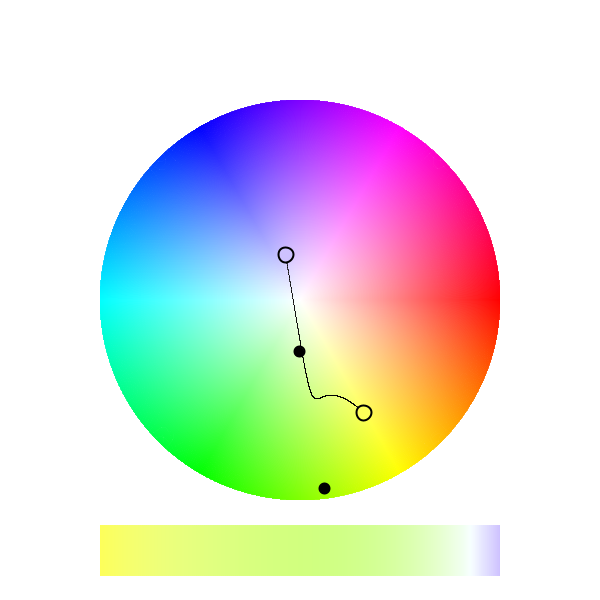
Frame 1 (no input)
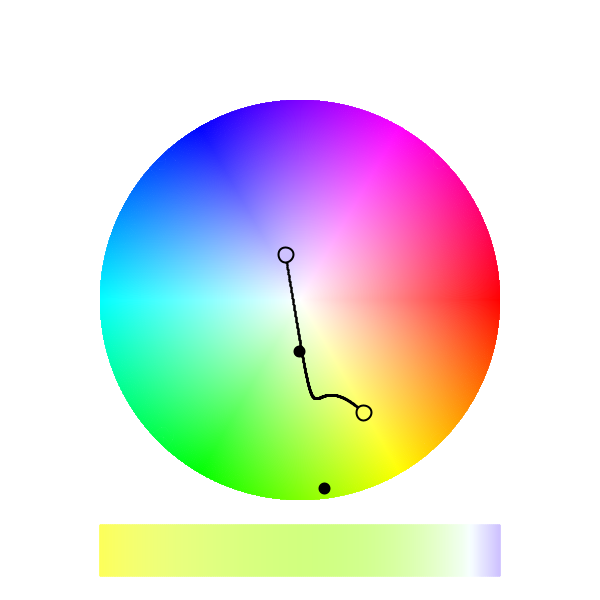
Frame 60 (the mouse pressed at the canvas centre just before this capture)
Frame 120 (the mouse held since frame 60 and released just before this capture): identical to frame 60, image omitted

The Processing sketch that drew these frames (run headless with seeded random() and noise(); from frame 60 on, the mouse is pressed at the canvas centre):

// Processing sketch: gradient_maker
// ── gradient_maker.pde
PVector[] v = new PVector[4];
float[] size = {15, 10, 10, 15};
PGraphics wheel;
int cooldown = 100;

boolean mouseDown = false;
int lastGrab = -1;

void setup() {
  size(600, 600);
  background(255);
  colorMode(HSB, 1.0);
  //noSmooth();

  for (int i = 0; i < v.length; i++) {
    v[i] = PVector.random2D().mult(random(0, 200)).add(300, 300);
  }

  wheel = createGraphics(400, 400);
  //wheel.noSmooth();
  wheel.smooth();
  wheel.beginDraw();
  wheel.colorMode(HSB, 1.0);

  float angle = 0;
  PVector center = new PVector(wheel.width/2, wheel.height/2);

  while (angle <= TAU) {

    PVector a = PVector.fromAngle(angle).mult(wheel.width/2).add(center);

    float r = 0;

    while (r <= wheel.width) {

      PVector p = PVector.lerp(center, a, r/wheel.width);

      wheel.stroke(angle/TAU, r/wheel.width, 1);
      wheel.point(p.x, p.y);

      r += 1;
    }

    angle += 1.0/wheel.width;
  }

  wheel.endDraw();
}


void draw() {
  cooldown--;
  int closest = 0;
  PVector mouse = new PVector(mouseX, mouseY);
  PVector center = new PVector(width/2, height/2);

  for (int i = 0; i < v.length; i++) {
    if (mouse.dist(v[i]) < mouse.dist(v[closest]))
      closest = i;
  }

  if (mouse.dist(v[closest]) > max(25, size[closest])) {
    closest = -1;
  } else if (mousePressed) {
    v[closest].set(mouse);
  }

  if (mouseDown && lastGrab != -1) {
    v[lastGrab].set(mouse);
  }

  for (int i = 0; i < v.length; i++) {
    if (v[i].dist(center) > 200 && (i == 0 || i == 3)) {
      v[i].sub(300, 300);
      v[i].limit(200);
      v[i].add(300, 300);
    }
  }

  //draw
  background(1);

  image(wheel, 100, 100);

  PVector a, b, c, d, e, p;
  float t = 0;
  while (t <= 1) {
    a = PVector.lerp(v[0], v[1], t);
    b = PVector.lerp(v[1], v[2], t);
    c = PVector.lerp(v[2], v[3], t);

    d = PVector.lerp(a, b, t);
    e = PVector.lerp(b, c, t);

    p = PVector.lerp(d, e, t);

    float angle = atan2(p.y-center.y, p.x-center.x);

    if (angle < 0)
      angle += TAU;



    stroke(0);
    point(p.x, p.y);

    
    stroke(angle/TAU, p.dist(center)/(0.5*wheel.width), 1);
    float x = map(t, 0, 1, 100, 500);
    line(x, 525, x, 575);

    t += 0.001;
  }

  for (int i = 0; i < v.length; i++) {

    stroke(0);

    if (closest == i)
      stroke(0.2);

    strokeWeight(2);

    if (i == 0 || i == 3) {
      float angle = atan2(v[i].y-center.y, v[i].x-center.x);

      if (angle < 0)
        angle += TAU;

      fill(angle/TAU, v[i].dist(center)/(0.5*wheel.width), 1);
    } else {
      fill(0);
    }

    ellipse(v[i].x, v[i].y, size[i], size[i]);
  }


  mouseDown = mousePressed;
  lastGrab = closest;
  
  if(keyPressed && key == 's' && cooldown <=0 ){
    cooldown = 100;
    println("save");
    get(100, 550, 400, 10).save("out_"+day()+"_"+hour()+"_"+minute()+"_"+second()+".png");
    
  }
  
}
